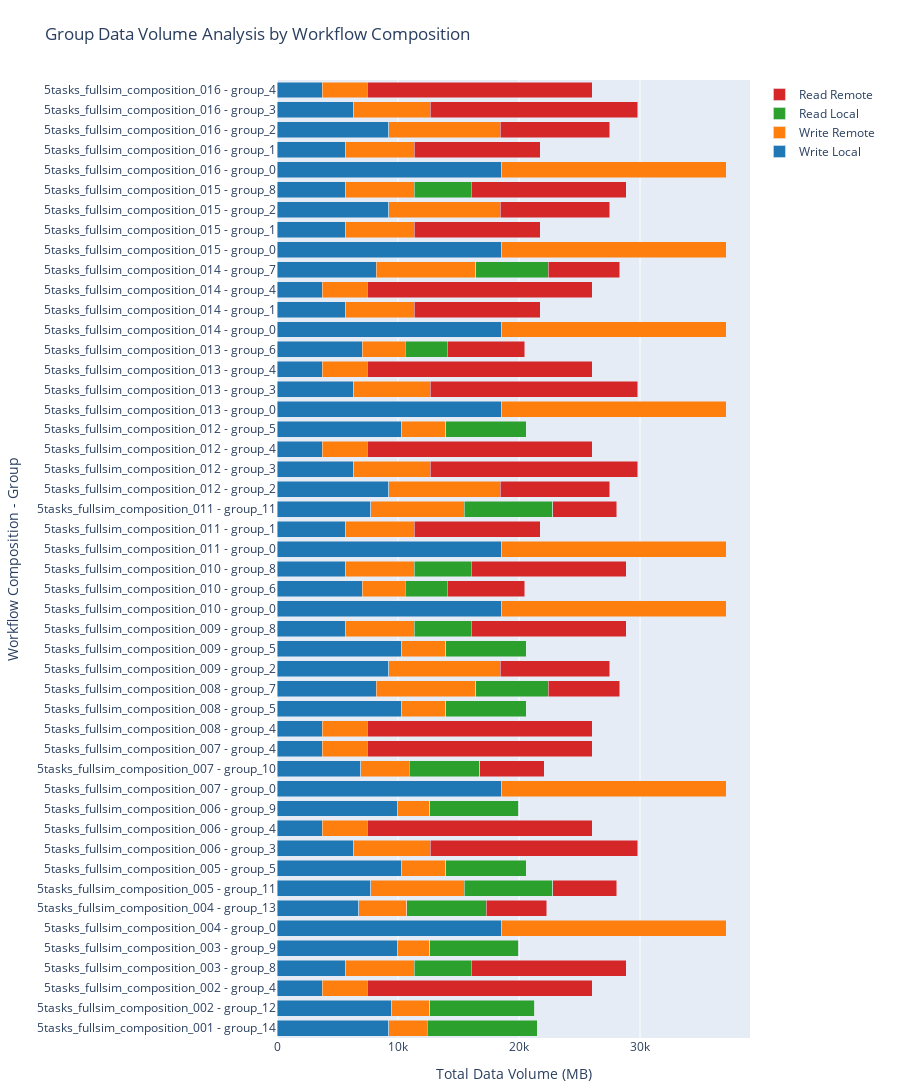

The cell this chart's notebook holds for it:
### Code cell
# Create horizontal stacked bar chart for group data volume analysis
fig = go.Figure()

# Create labels for Y-axis (workflow composition + group)
group_df['y_label'] = group_df['workflow_name'] + ' - ' + group_df['group_id']

# Add stacked bars for each I/O type
fig.add_trace(go.Bar(
    y=group_df['y_label'],
    x=group_df['total_write_local_mb'],
    name='Write Local',
    orientation='h',
    marker=dict(color='#1f77b4'),  # Blue
    hovertemplate='<b>%{y}</b><br>Write Local: %{x:.1f} MB<extra></extra>'
))

fig.add_trace(go.Bar(
    y=group_df['y_label'],
    x=group_df['total_write_remote_mb'],
    name='Write Remote',
    orientation='h',
    marker=dict(color='#ff7f0e'),  # Orange
    hovertemplate='<b>%{y}</b><br>Write Remote: %{x:.1f} MB<extra></extra>'
))

fig.add_trace(go.Bar(
    y=group_df['y_label'],
    x=group_df['total_read_local_mb'],
    name='Read Local',
    orientation='h',
    marker=dict(color='#2ca02c'),  # Green
    hovertemplate='<b>%{y}</b><br>Read Local: %{x:.1f} MB<extra></extra>'
))

fig.add_trace(go.Bar(
    y=group_df['y_label'],
    x=group_df['total_read_remote_mb'],
    name='Read Remote',
    orientation='h',
    marker=dict(color='#d62728'),  # Red
    hovertemplate='<b>%{y}</b><br>Read Remote: %{x:.1f} MB<extra></extra>'
))

# Update layout
fig.update_layout(
    title='Group Data Volume Analysis by Workflow Composition',
    xaxis_title='Total Data Volume (MB)',
    yaxis_title='Workflow Composition - Group',
    barmode='stack',
    height=max(400, len(group_df) * 25),  # Dynamic height based on number of groups
    showlegend=True,
    legend=dict(
        orientation="v",
        yanchor="top",
        y=1,
        xanchor="left",
        x=1.02
    ),
    margin=dict(l=200, r=150, t=80, b=50)
)

# Update y-axis to show composition numbers in order
fig.update_yaxes(
    categoryorder='array',
    categoryarray=group_df['y_label'].tolist()
)

fig.show()

### Figure 1 — Plotly figure (JSON) as saved in the notebook; plotly's stock layout.template omitted (floating-point values rounded to 4 significant figures)
{"data": [{"hovertemplate": "<b>%{y}</b><br>Write Local: %{x:.1f} MB<extra></extra>", "marker": {"color": "#1f77b4"}, "name": "Write Local", "orientation": "h", "type": "bar", "x": [9252.0, 9503.0, 3720.0, 5666.0, 9991.0, 18570.0, 6736.0, 7732.0, 10300.0, 6328.0, 3720.0, 9991.0, 18570.0, 6912.0, 3720.0, 3720.0, 10300.0, 8209.0, 9218.0, 10300.0, 5666.0, 18570.0, 7033.0, 5666.0, 18570.0, 5666.0, 7732.0, 9218.0, 6328.0, 3720.0, 10300.0, 18570.0, 6328.0, 3720.0, 7033.0, 18570.0, 5666.0, 3720.0, 8209.0, 18570.0, 5666.0, 9218.0, 5666.0, 18570.0, 5666.0, 9218.0, 6328.0, 3720.0], "y": ["5tasks_fullsim_composition_001 - group_14", "5tasks_fullsim_composition_002 - group_12", "5tasks_fullsim_composition_002 - group_4", "5tasks_fullsim_composition_003 - group_8", "5tasks_fullsim_composition_003 - group_9", "5tasks_fullsim_composition_004 - group_0", "5tasks_fullsim_composition_004 - group_13", "5tasks_fullsim_composition_005 - group_11", "5tasks_fullsim_composition_005 - group_5", "5tasks_fullsim_composition_006 - group_3", "5tasks_fullsim_composition_006 - group_4", "5tasks_fullsim_composition_006 - group_9", "5tasks_fullsim_composition_007 - group_0", "5tasks_fullsim_composition_007 - group_10", "5tasks_fullsim_composition_007 - group_4", "5tasks_fullsim_composition_008 - group_4", "5tasks_fullsim_composition_008 - group_5", "5tasks_fullsim_composition_008 - group_7", "5tasks_fullsim_composition_009 - group_2", "5tasks_fullsim_composition_009 - group_5", "5tasks_fullsim_composition_009 - group_8", "5tasks_fullsim_composition_010 - group_0", "5tasks_fullsim_composition_010 - group_6", "5tasks_fullsim_composition_010 - group_8", "5tasks_fullsim_composition_011 - group_0", "5tasks_fullsim_composition_011 - group_1", "5tasks_fullsim_composition_011 - group_11", "5tasks_fullsim_composition_012 - group_2", "5tasks_fullsim_composition_012 - group_3", "5tasks_fullsim_composition_012 - group_4", "5tasks_fullsim_composition_012 - group_5", "5tasks_fullsim_composition_013 - group_0", "5tasks_fullsim_composition_013 - group_3", "5tasks_fullsim_composition_013 - group_4", "5tasks_fullsim_composition_013 - group_6", "5tasks_fullsim_composition_014 - group_0", "5tasks_fullsim_composition_014 - group_1", "5tasks_fullsim_composition_014 - group_4", "5tasks_fullsim_composition_014 - group_7", "5tasks_fullsim_composition_015 - group_0", "5tasks_fullsim_composition_015 - group_1", "5tasks_fullsim_composition_015 - group_2", "5tasks_fullsim_composition_015 - group_8", "5tasks_fullsim_composition_016 - group_0", "5tasks_fullsim_composition_016 - group_1", "5tasks_fullsim_composition_016 - group_2", "5tasks_fullsim_composition_016 - group_3", "5tasks_fullsim_composition_016 - group_4"]}, {"hovertemplate": "<b>%{y}</b><br>Write Remote: %{x:.1f} MB<extra></extra>", "marker": {"color": "#ff7f0e"}, "name": "Write Remote", "orientation": "h", "type": "bar", "x": [3154.0, 3128.0, 3720.0, 5666.0, 2637.0, 18570.0, 4006.0, 7732.0, 3630.0, 6328.0, 3720.0, 2637.0, 18570.0, 4023.0, 3720.0, 3720.0, 3630.0, 8209.0, 9218.0, 3630.0, 5666.0, 18570.0, 3547.0, 5666.0, 18570.0, 5666.0, 7732.0, 9218.0, 6328.0, 3720.0, 3630.0, 18570.0, 6328.0, 3720.0, 3547.0, 18570.0, 5666.0, 3720.0, 8209.0, 18570.0, 5666.0, 9218.0, 5666.0, 18570.0, 5666.0, 9218.0, 6328.0, 3720.0], "y": ["5tasks_fullsim_composition_001 - group_14", "5tasks_fullsim_composition_002 - group_12", "5tasks_fullsim_composition_002 - group_4", "5tasks_fullsim_composition_003 - group_8", "5tasks_fullsim_composition_003 - group_9", "5tasks_fullsim_composition_004 - group_0", "5tasks_fullsim_composition_004 - group_13", "5tasks_fullsim_composition_005 - group_11", "5tasks_fullsim_composition_005 - group_5", "5tasks_fullsim_composition_006 - group_3", "5tasks_fullsim_composition_006 - group_4", "5tasks_fullsim_composition_006 - group_9", "5tasks_fullsim_composition_007 - group_0", "5tasks_fullsim_composition_007 - group_10", "5tasks_fullsim_composition_007 - group_4", "5tasks_fullsim_composition_008 - group_4", "5tasks_fullsim_composition_008 - group_5", "5tasks_fullsim_composition_008 - group_7", "5tasks_fullsim_composition_009 - group_2", "5tasks_fullsim_composition_009 - group_5", "5tasks_fullsim_composition_009 - group_8", "5tasks_fullsim_composition_010 - group_0", "5tasks_fullsim_composition_010 - group_6", "5tasks_fullsim_composition_010 - group_8", "5tasks_fullsim_composition_011 - group_0", "5tasks_fullsim_composition_011 - group_1", "5tasks_fullsim_composition_011 - group_11", "5tasks_fullsim_composition_012 - group_2", "5tasks_fullsim_composition_012 - group_3", "5tasks_fullsim_composition_012 - group_4", "5tasks_fullsim_composition_012 - group_5", "5tasks_fullsim_composition_013 - group_0", "5tasks_fullsim_composition_013 - group_3", "5tasks_fullsim_composition_013 - group_4", "5tasks_fullsim_composition_013 - group_6", "5tasks_fullsim_composition_014 - group_0", "5tasks_fullsim_composition_014 - group_1", "5tasks_fullsim_composition_014 - group_4", "5tasks_fullsim_composition_014 - group_7", "5tasks_fullsim_composition_015 - group_0", "5tasks_fullsim_composition_015 - group_1", "5tasks_fullsim_composition_015 - group_2", "5tasks_fullsim_composition_015 - group_8", "5tasks_fullsim_composition_016 - group_0", "5tasks_fullsim_composition_016 - group_1", "5tasks_fullsim_composition_016 - group_2", "5tasks_fullsim_composition_016 - group_3", "5tasks_fullsim_composition_016 - group_4"]}, {"hovertemplate": "<b>%{y}</b><br>Read Local: %{x:.1f} MB<extra></extra>", "marker": {"color": "#2ca02c"}, "name": "Read Local", "orientation": "h", "type": "bar", "x": [9091.0, 8660.0, 0.0, 4722.0, 7354.0, 0.0, 6532.0, 7337.0, 6671.0, 0.0, 0.0, 7354.0, 0.0, 5829.0, 0.0, 0.0, 6671.0, 5998.0, 0.0, 6671.0, 4722.0, 0.0, 3486.0, 4722.0, 0.0, 0.0, 7337.0, 0.0, 0.0, 0.0, 6671.0, 0.0, 0.0, 0.0, 3486.0, 0.0, 0.0, 0.0, 5998.0, 0.0, 0.0, 0.0, 4722.0, 0.0, 0.0, 0.0, 0.0, 0.0], "y": ["5tasks_fullsim_composition_001 - group_14", "5tasks_fullsim_composition_002 - group_12", "5tasks_fullsim_composition_002 - group_4", "5tasks_fullsim_composition_003 - group_8", "5tasks_fullsim_composition_003 - group_9", "5tasks_fullsim_composition_004 - group_0", "5tasks_fullsim_composition_004 - group_13", "5tasks_fullsim_composition_005 - group_11", "5tasks_fullsim_composition_005 - group_5", "5tasks_fullsim_composition_006 - group_3", "5tasks_fullsim_composition_006 - group_4", "5tasks_fullsim_composition_006 - group_9", "5tasks_fullsim_composition_007 - group_0", "5tasks_fullsim_composition_007 - group_10", "5tasks_fullsim_composition_007 - group_4", "5tasks_fullsim_composition_008 - group_4", "5tasks_fullsim_composition_008 - group_5", "5tasks_fullsim_composition_008 - group_7", "5tasks_fullsim_composition_009 - group_2", "5tasks_fullsim_composition_009 - group_5", "5tasks_fullsim_composition_009 - group_8", "5tasks_fullsim_composition_010 - group_0", "5tasks_fullsim_composition_010 - group_6", "5tasks_fullsim_composition_010 - group_8", "5tasks_fullsim_composition_011 - group_0", "5tasks_fullsim_composition_011 - group_1", "5tasks_fullsim_composition_011 - group_11", "5tasks_fullsim_composition_012 - group_2", "5tasks_fullsim_composition_012 - group_3", "5tasks_fullsim_composition_012 - group_4", "5tasks_fullsim_composition_012 - group_5", "5tasks_fullsim_composition_013 - group_0", "5tasks_fullsim_composition_013 - group_3", "5tasks_fullsim_composition_013 - group_4", "5tasks_fullsim_composition_013 - group_6", "5tasks_fullsim_composition_014 - group_0", "5tasks_fullsim_composition_014 - group_1", "5tasks_fullsim_composition_014 - group_4", "5tasks_fullsim_composition_014 - group_7", "5tasks_fullsim_composition_015 - group_0", "5tasks_fullsim_composition_015 - group_1", "5tasks_fullsim_composition_015 - group_2", "5tasks_fullsim_composition_015 - group_8", "5tasks_fullsim_composition_016 - group_0", "5tasks_fullsim_composition_016 - group_1", "5tasks_fullsim_composition_016 - group_2", "5tasks_fullsim_composition_016 - group_3", "5tasks_fullsim_composition_016 - group_4"]}, {"hovertemplate": "<b>%{y}</b><br>Read Remote: %{x:.1f} MB<extra></extra>", "marker": {"color": "#d62728"}, "name": "Read Remote", "orientation": "h", "type": "bar", "x": [0.0, 0.0, 18600.0, 12810.0, 0.0, 0.0, 5017.0, 5269.0, 0.0, 17170.0, 18600.0, 0.0, 0.0, 5309.0, 18600.0, 18600.0, 0.0, 5895.0, 9060.0, 0.0, 12810.0, 0.0, 6405.0, 12810.0, 0.0, 10410.0, 5269.0, 9060.0, 17170.0, 18600.0, 0.0, 0.0, 17170.0, 18600.0, 6405.0, 0.0, 10410.0, 18600.0, 5895.0, 0.0, 10410.0, 9060.0, 12810.0, 0.0, 10410.0, 9060.0, 17170.0, 18600.0], "y": ["5tasks_fullsim_composition_001 - group_14", "5tasks_fullsim_composition_002 - group_12", "5tasks_fullsim_composition_002 - group_4", "5tasks_fullsim_composition_003 - group_8", "5tasks_fullsim_composition_003 - group_9", "5tasks_fullsim_composition_004 - group_0", "5tasks_fullsim_composition_004 - group_13", "5tasks_fullsim_composition_005 - group_11", "5tasks_fullsim_composition_005 - group_5", "5tasks_fullsim_composition_006 - group_3", "5tasks_fullsim_composition_006 - group_4", "5tasks_fullsim_composition_006 - group_9", "5tasks_fullsim_composition_007 - group_0", "5tasks_fullsim_composition_007 - group_10", "5tasks_fullsim_composition_007 - group_4", "5tasks_fullsim_composition_008 - group_4", "5tasks_fullsim_composition_008 - group_5", "5tasks_fullsim_composition_008 - group_7", "5tasks_fullsim_composition_009 - group_2", "5tasks_fullsim_composition_009 - group_5", "5tasks_fullsim_composition_009 - group_8", "5tasks_fullsim_composition_010 - group_0", "5tasks_fullsim_composition_010 - group_6", "5tasks_fullsim_composition_010 - group_8", "5tasks_fullsim_composition_011 - group_0", "5tasks_fullsim_composition_011 - group_1", "5tasks_fullsim_composition_011 - group_11", "5tasks_fullsim_composition_012 - group_2", "5tasks_fullsim_composition_012 - group_3", "5tasks_fullsim_composition_012 - group_4", "5tasks_fullsim_composition_012 - group_5", "5tasks_fullsim_composition_013 - group_0", "5tasks_fullsim_composition_013 - group_3", "5tasks_fullsim_composition_013 - group_4", "5tasks_fullsim_composition_013 - group_6", "5tasks_fullsim_composition_014 - group_0", "5tasks_fullsim_composition_014 - group_1", "5tasks_fullsim_composition_014 - group_4", "5tasks_fullsim_composition_014 - group_7", "5tasks_fullsim_composition_015 - group_0", "5tasks_fullsim_composition_015 - group_1", "5tasks_fullsim_composition_015 - group_2", "5tasks_fullsim_composition_015 - group_8", "5tasks_fullsim_composition_016 - group_0", "5tasks_fullsim_composition_016 - group_1", "5tasks_fullsim_composition_016 - group_2", "5tasks_fullsim_composition_016 - group_3", "5tasks_fullsim_composition_016 - group_4"]}], "layout": {"barmode": "stack", "height": 1200, "legend": {"orientation": "v", "x": 1.02, "xanchor": "left", "y": 1, "yanchor": "top"}, "margin": {"b": 50, "l": 200, "r": 150, "t": 80}, "showlegend": true, "title": {"text": "Group Data Volume Analysis by Workflow Composition"}, "xaxis": {"title": {"text": "Total Data Volume (MB)"}}, "yaxis": {"categoryarray": ["5tasks_fullsim_composition_001 - group_14", "5tasks_fullsim_composition_002 - group_12", "5tasks_fullsim_composition_002 - group_4", "5tasks_fullsim_composition_003 - group_8", "5tasks_fullsim_composition_003 - group_9", "5tasks_fullsim_composition_004 - group_0", "5tasks_fullsim_composition_004 - group_13", "5tasks_fullsim_composition_005 - group_11", "5tasks_fullsim_composition_005 - group_5", "5tasks_fullsim_composition_006 - group_3", "5tasks_fullsim_composition_006 - group_4", "5tasks_fullsim_composition_006 - group_9", "5tasks_fullsim_composition_007 - group_0", "5tasks_fullsim_composition_007 - group_10", "5tasks_fullsim_composition_007 - group_4", "5tasks_fullsim_composition_008 - group_4", "5tasks_fullsim_composition_008 - group_5", "5tasks_fullsim_composition_008 - group_7", "5tasks_fullsim_composition_009 - group_2", "5tasks_fullsim_composition_009 - group_5", "5tasks_fullsim_composition_009 - group_8", "5tasks_fullsim_composition_010 - group_0", "5tasks_fullsim_composition_010 - group_6", "5tasks_fullsim_composition_010 - group_8", "5tasks_fullsim_composition_011 - group_0", "5tasks_fullsim_composition_011 - group_1", "5tasks_fullsim_composition_011 - group_11", "5tasks_fullsim_composition_012 - group_2", "5tasks_fullsim_composition_012 - group_3", "5tasks_fullsim_composition_012 - group_4", "5tasks_fullsim_composition_012 - group_5", "5tasks_fullsim_composition_013 - group_0", "5tasks_fullsim_composition_013 - group_3", "5tasks_fullsim_composition_013 - group_4", "5tasks_fullsim_composition_013 - group_6", "5tasks_fullsim_composition_014 - group_0", "5tasks_fullsim_composition_014 - group_1", "5tasks_fullsim_composition_014 - group_4", "5tasks_fullsim_composition_014 - group_7", "5tasks_fullsim_composition_015 - group_0", "5tasks_fullsim_composition_015 - group_1", "5tasks_fullsim_composition_015 - group_2", "5tasks_fullsim_composition_015 - group_8", "5tasks_fullsim_composition_016 - group_0", "5tasks_fullsim_composition_016 - group_1", "5tasks_fullsim_composition_016 - group_2", "5tasks_fullsim_composition_016 - group_3", "5tasks_fullsim_composition_016 - group_4"], "categoryorder": "array", "title": {"text": "Workflow Composition - Group"}}}}
